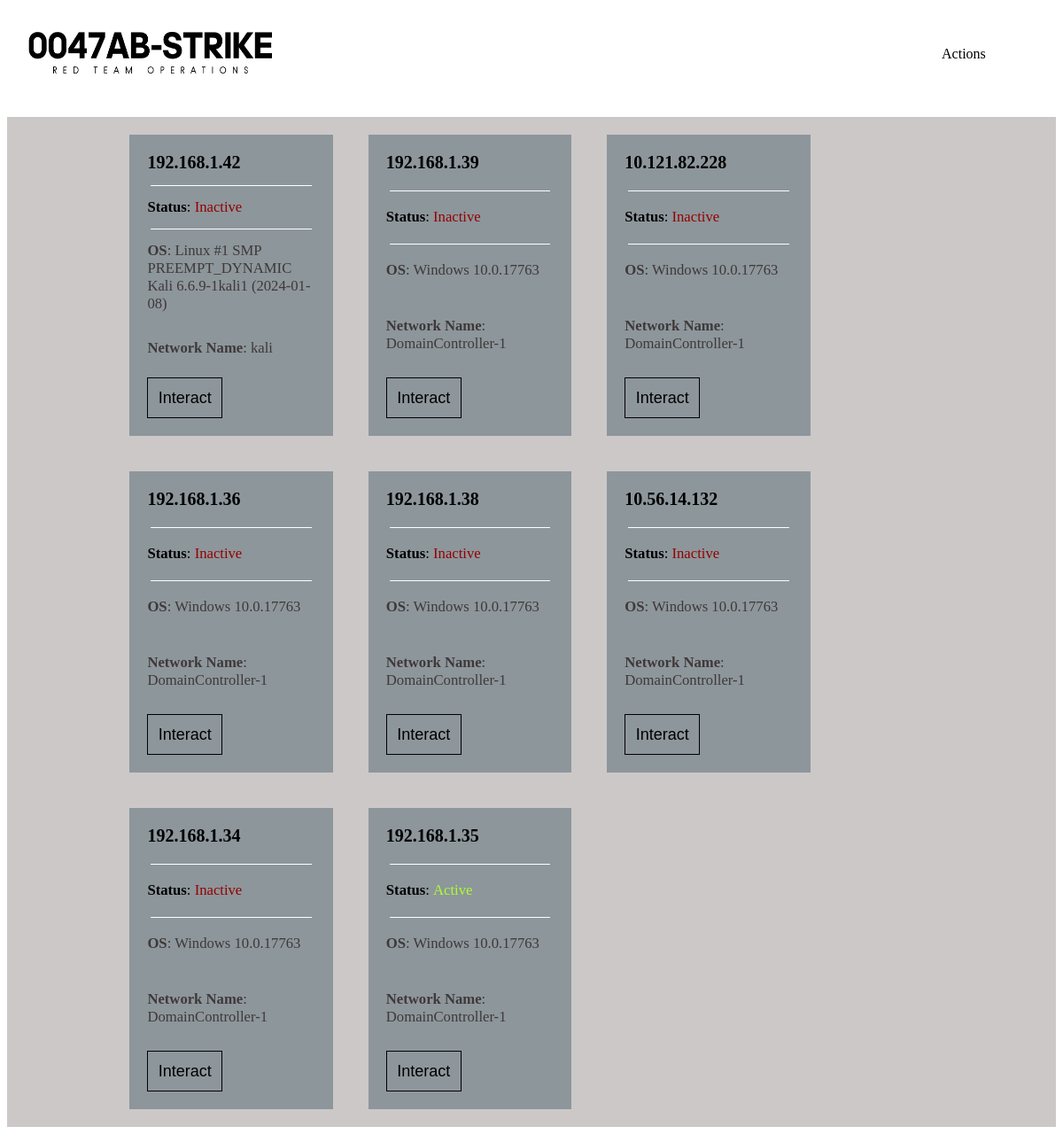
Before: / (signed in) with the older database file.
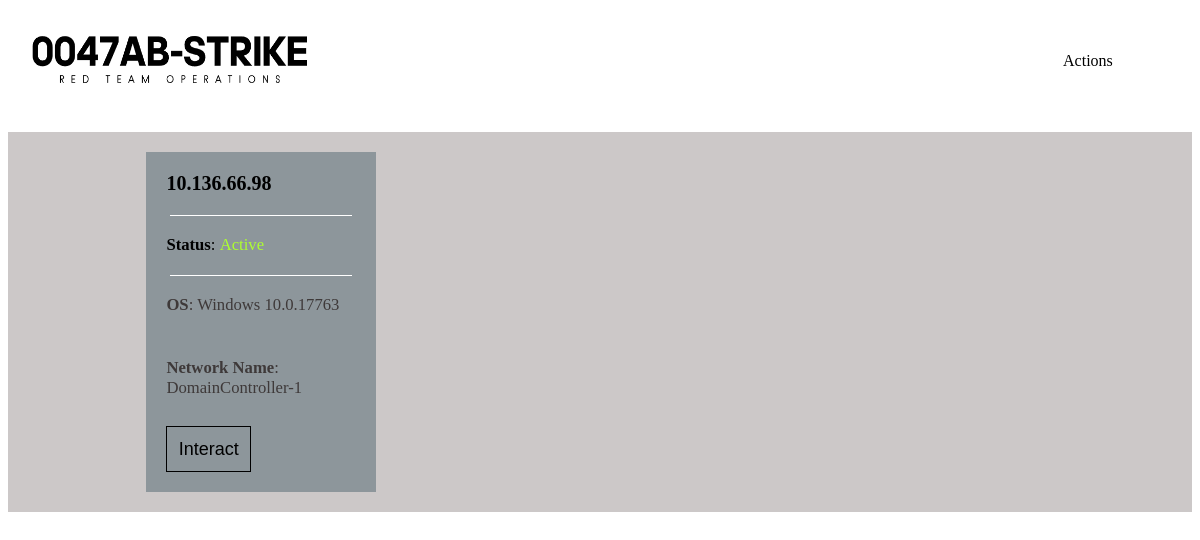
After: the same page with the newer database file.
### UI/models.py (models this page shows)
class Connection(models.Model):
    ip = models.CharField(primary_key=True, max_length=256)
    cpu = models.CharField(max_length=128)
    node_name = models.CharField(max_length=64)
    os = models.CharField(max_length=64)
    version = models.CharField(max_length=64)
    recent_status = models.CharField(max_length=16)

### UI/views.py (the view)
# urls.py: path('', views.index, name="index"),
def index(request):
    request.session['FLASK_SERVER'] = 'http://127.0.0.1:5000/'
    if not request.user.is_authenticated:
        return redirect('login_template')
    data = Connection.objects.all()
    return render(request, "UI/index.html", {
        "user":request.user.username,
        "data":data
    })

### UI/templates/UI/index.html (shortened to what this page needs)
<!DOCTYPE html>
<html lang="en">
<head>
    <link rel="stylesheet" href="../../static/css/style.css">
</head>
<body>
  <div class="navbar">
    <img src="../../static/images/logo.png" height="120" width="340">
    <div class="dropdown">
      <button class="dropbtn">Actions
      </button>
    </div>
  </div>
  <div id="not-header">
    <div id="container">
      {% for line in data %}
        <div class="card">
          <div class="ip">{{line.ip}}</div>
          <hr>
          <div class="status"><b>Status</b>:
            {% if line.recent_status == "Active" %}
              <p style="color:greenyellow; display: inline;">Active</p>
            {% else %}
              <p style="color:rgb(149, 0, 0); display: inline;">Inactive</p>
            {% endif %}
          </div>
          <hr>
          <div class="os"><b>OS</b>: {{line.os}} {{line.version}}</div>
          <br>
          <div class="os"><b>Network Name</b>: {{line.node_name}}</div>
          <a href="/exec_conn/{{line.ip}}">
            <button type="submit" class="interact">Interact</button>
          </a>
        </div>
      {% endfor %}
    </div>
  </div>
</body>
</html>

### UI/static/css/style.css (style rules this page uses)
.navbar { overflow: hidden; background-color: #ffffff; font-family:'Verdana'; }
.dropdown { float: right; overflow: hidden; margin-right: 5%; margin-top: 2%; }
.dropdown .dropbtn { font-size: 16px; border: none; outline: none; color: black; padding: 20px 20px; background-color: inherit; font-family: inherit; margin: 0; }
hr { border: 0; clear:both; display:block; width: 96%; background-color:#ffffff; height: 1px; }
#not-header { background-color: #ccc8c8; overflow: hidden; }
#container { display: flex; margin-left: 10%; margin-right: 10%; flex-wrap: wrap; }
.card { background-color: rgb(141, 150, 155); font-size: 20px; margin: 20px; padding: 20px; width: 20%; display: flex; flex-direction: column; justify-content: space-between; position: relative; min-height: 300px; }
.interact { margin-top: 10%; background-color: transparent; padding: 6%; border: 1px solid black; font-size: large; }
.ip { font-family: 'Verdana'; font-weight: bold; }
.os { font-family: 'Verdana'; font-size: smaller; color: #3e3939; }
.status { font-family: 'Verdana'; font-size: smaller; font-weight: lighter; }

Changed rows visible on the page:
removed Connection: ip "192.168.1.42", recent_status "Inactive", os "Linux", version "#1 SMP PREEMPT_DYNAMIC Kali 6.6.9-1kali1 (2024-01-08)", node_name "kali"
removed Connection: ip "192.168.1.39", recent_status "Inactive", os "Windows", version "10.0.17763", node_name "DomainController-1"
removed Connection: ip "10.121.82.228", recent_status "Inactive", os "Windows", version "10.0.17763", node_name "DomainController-1"
removed Connection: ip "192.168.1.36", recent_status "Inactive", os "Windows", version "10.0.17763", node_name "DomainController-1"
removed Connection: ip "192.168.1.38", recent_status "Inactive", os "Windows", version "10.0.17763", node_name "DomainController-1"
removed Connection: ip "10.56.14.132", recent_status "Inactive", os "Windows", version "10.0.17763", node_name "DomainController-1"
removed Connection: ip "192.168.1.34", recent_status "Inactive", os "Windows", version "10.0.17763", node_name "DomainController-1"
removed Connection: ip "192.168.1.35", recent_status "Active", os "Windows", version "10.0.17763", node_name "DomainController-1"
added Connection: ip "10.136.66.98", recent_status "Active", os "Windows", version "10.0.17763", node_name "DomainController-1"
